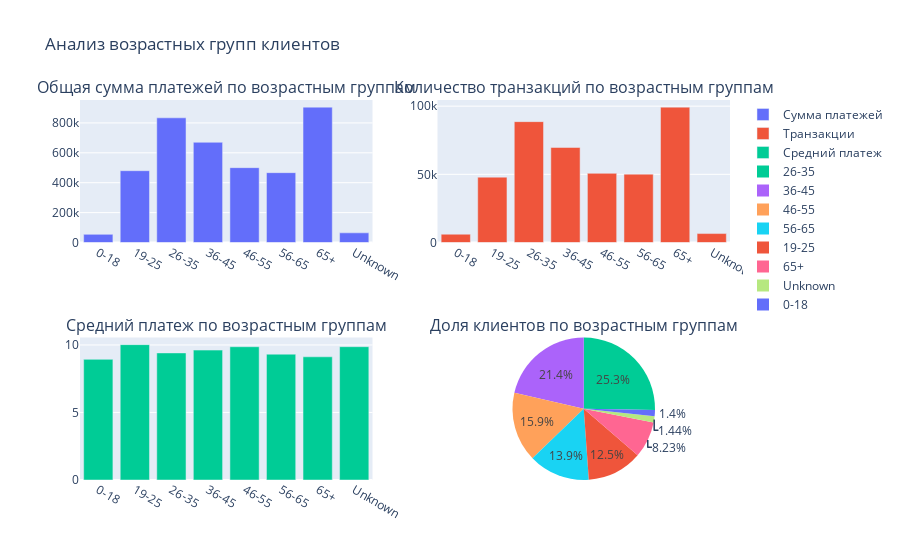

The notebook cell saved with this chart:
### Code cell
# в идеале скорректирвала бы легенду, оставив только возрастные сегменты
fig = make_subplots(rows=2, cols=2, 
                   subplot_titles=('Общая сумма платежей по возрастным группам',
                                   'Количество транзакций по возрастным группам',
                                   'Средний платеж по возрастным группам',
                                   'Доля клиентов по возрастным группам'),
                   specs=[[{"type": "xy"}, {"type": "xy"}],  # !!! вот эту штуку добавила тк pie не в декартовом сабплоте должен быть
                         [{"type": "xy"}, {"type": "domain"}]]
                   )

fig.add_trace(
    go.Bar(
        x=age_analysis['age_group'],
        y=age_analysis['total_payment'],
        name='Сумма платежей',
        marker_color=px.colors.qualitative.Plotly[0]
    ),
    row=1, col=1
)

fig.add_trace(
    go.Bar(
        x=age_analysis['age_group'],
        y=age_analysis['transaction_count'],
        name='Транзакции',
        marker_color=px.colors.qualitative.Plotly[1]
    ),
    row=1, col=2
)

fig.add_trace(
    go.Bar(
        x=age_analysis['age_group'],
        y=age_analysis['avg_payment'],
        name='Средний платеж',
        marker_color=px.colors.qualitative.Plotly[2]
    ),
    row=2, col=1
)

fig.add_trace(
    go.Pie(
        labels=age_analysis['age_group'],
        values=age_analysis['unique_clients'],
        name='Доли клиентов',
        marker_colors=px.colors.qualitative.Plotly,
    ),
    row=2, col=2
)

fig.update_layout(
    title_text='Анализ возрастных групп клиентов',
    height=800,
    showlegend=True
)
fig.show()

### Figure 1 — Plotly figure (JSON) as saved in the notebook; plotly's stock layout.template omitted (floating-point values rounded to 4 significant figures)
{"data": [{"marker": {"color": "#636EFA"}, "name": "Сумма платежей", "type": "bar", "x": ["0-18", "19-25", "26-35", "36-45", "46-55", "56-65", "65+", "Unknown"], "xaxis": "x", "y": [54480.0, 480400.0, 834150, 670500.0, 500600.0, 467200.0, 905700.0, 64640.0], "yaxis": "y"}, {"marker": {"color": "#EF553B"}, "name": "Транзакции", "type": "bar", "x": ["0-18", "19-25", "26-35", "36-45", "46-55", "56-65", "65+", "Unknown"], "xaxis": "x2", "y": [6099, 47926, 88652, 69710, 50738, 50149, 99299, 6549], "yaxis": "y2"}, {"marker": {"color": "#00CC96"}, "name": "Средний платеж", "type": "bar", "x": ["0-18", "19-25", "26-35", "36-45", "46-55", "56-65", "65+", "Unknown"], "xaxis": "x3", "y": [8.933, 10.02, 9.409, 9.618, 9.867, 9.317, 9.121, 9.87], "yaxis": "y3"}, {"domain": {"x": [0.55, 1], "y": [0, 0.375]}, "labels": ["0-18", "19-25", "26-35", "36-45", "46-55", "56-65", "65+", "Unknown"], "marker": {"colors": ["#636EFA", "#EF553B", "#00CC96", "#AB63FA", "#FFA15A", "#19D3F3", "#FF6692", "#B6E880", "#FF97FF", "#FECB52"]}, "name": "Доли клиентов", "type": "pie", "values": [34, 304, 614, 519, 385, 338, 200, 35]}], "layout": {"annotations": [{"font": {"size": 16}, "showarrow": false, "text": "Общая сумма платежей по возрастным группам", "x": 0.225, "xanchor": "center", "xref": "paper", "y": 1, "yanchor": "bottom", "yref": "paper"}, {"font": {"size": 16}, "showarrow": false, "text": "Количество транзакций по возрастным группам", "x": 0.775, "xanchor": "center", "xref": "paper", "y": 1, "yanchor": "bottom", "yref": "paper"}, {"font": {"size": 16}, "showarrow": false, "text": "Средний платеж по возрастным группам", "x": 0.225, "xanchor": "center", "xref": "paper", "y": 0.375, "yanchor": "bottom", "yref": "paper"}, {"font": {"size": 16}, "showarrow": false, "text": "Доля клиентов по возрастным группам", "x": 0.775, "xanchor": "center", "xref": "paper", "y": 0.375, "yanchor": "bottom", "yref": "paper"}], "autosize": true, "showlegend": true, "title": {"text": "Анализ возрастных групп клиентов"}, "xaxis": {"anchor": "y", "autorange": true, "domain": [0, 0.45], "range": [-0.5, 7.5], "type": "category"}, "xaxis2": {"anchor": "y2", "autorange": true, "domain": [0.55, 1], "range": [-0.5, 7.5], "type": "category"}, "xaxis3": {"anchor": "y3", "autorange": true, "domain": [0, 0.45], "range": [-0.5, 7.5], "type": "category"}, "yaxis": {"anchor": "x", "autorange": true, "domain": [0.625, 1], "range": [0, 953400.0], "type": "linear"}, "yaxis2": {"anchor": "x2", "autorange": true, "domain": [0.625, 1], "range": [0, 104500.0], "type": "linear"}, "yaxis3": {"anchor": "x3", "autorange": true, "domain": [0, 0.375], "range": [0, 10.55], "type": "linear"}}}
